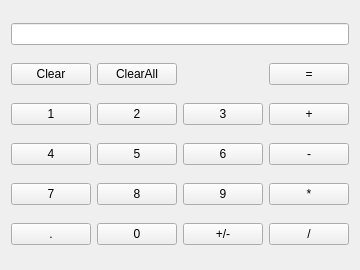
<?xml version="1.0" encoding="UTF-8"?>
<ui version="4.0">
 <class>Widget</class>
 <widget class="QWidget" name="Widget">
  <property name="geometry">
   <rect>
    <x>0</x>
    <y>0</y>
    <width>336</width>
    <height>270</height>
   </rect>
  </property>
  <property name="windowTitle">
   <string>Calculator</string>
  </property>
  <layout class="QGridLayout" name="gridLayout">
   <item row="0" column="0" colspan="4">
    <widget class="QLineEdit" name="lineEdit">
     <property name="alignment">
      <set>Qt::AlignRight|Qt::AlignTrailing|Qt::AlignVCenter</set>
     </property>
     <property name="readOnly">
      <bool>true</bool>
     </property>
    </widget>
   </item>
   <item row="1" column="0">
    <widget class="QPushButton" name="clearBtn">
     <property name="text">
      <string>Clear</string>
     </property>
    </widget>
   </item>
   <item row="1" column="1">
    <widget class="QPushButton" name="clearAllBtn">
     <property name="text">
      <string>ClearAll</string>
     </property>
    </widget>
   </item>
   <item row="1" column="3">
    <widget class="QPushButton" name="equalBtn">
     <property name="text">
      <string>=</string>
     </property>
    </widget>
   </item>
   <item row="2" column="0">
    <widget class="QPushButton" name="digitBtn1">
     <property name="text">
      <string>1</string>
     </property>
    </widget>
   </item>
   <item row="2" column="1">
    <widget class="QPushButton" name="digitBtn2">
     <property name="text">
      <string>2</string>
     </property>
    </widget>
   </item>
   <item row="2" column="2">
    <widget class="QPushButton" name="digitBtn3">
     <property name="text">
      <string>3</string>
     </property>
    </widget>
   </item>
   <item row="2" column="3">
    <widget class="QPushButton" name="addBtn">
     <property name="text">
      <string>+</string>
     </property>
    </widget>
   </item>
   <item row="3" column="0">
    <widget class="QPushButton" name="digitBtn4">
     <property name="text">
      <string>4</string>
     </property>
    </widget>
   </item>
   <item row="3" column="1">
    <widget class="QPushButton" name="digitBtn5">
     <property name="text">
      <string>5</string>
     </property>
    </widget>
   </item>
   <item row="3" column="2">
    <widget class="QPushButton" name="digitBtn6">
     <property name="text">
      <string>6</string>
     </property>
    </widget>
   </item>
   <item row="3" column="3">
    <widget class="QPushButton" name="subtractionBtn">
     <property name="text">
      <string>-</string>
     </property>
    </widget>
   </item>
   <item row="4" column="0">
    <widget class="QPushButton" name="digitBtn7">
     <property name="text">
      <string>7</string>
     </property>
    </widget>
   </item>
   <item row="4" column="1">
    <widget class="QPushButton" name="digitBtn8">
     <property name="text">
      <string>8</string>
     </property>
    </widget>
   </item>
   <item row="4" column="2">
    <widget class="QPushButton" name="digitBtn9">
     <property name="text">
      <string>9</string>
     </property>
    </widget>
   </item>
   <item row="4" column="3">
    <widget class="QPushButton" name="mulBtn">
     <property name="text">
      <string>*</string>
     </property>
    </widget>
   </item>
   <item row="5" column="0">
    <widget class="QPushButton" name="pointBtn">
     <property name="text">
      <string>.</string>
     </property>
    </widget>
   </item>
   <item row="5" column="1">
    <widget class="QPushButton" name="digitBtn0">
     <property name="text">
      <string>0</string>
     </property>
    </widget>
   </item>
   <item row="5" column="2">
    <widget class="QPushButton" name="signBtn">
     <property name="text">
      <string>+/-</string>
     </property>
    </widget>
   </item>
   <item row="5" column="3">
    <widget class="QPushButton" name="divisionBtn">
     <property name="text">
      <string>/</string>
     </property>
    </widget>
   </item>
  </layout>
 </widget>
 <layoutdefault spacing="6" margin="11"/>
 <resources/>
 <connections/>
</ui>
